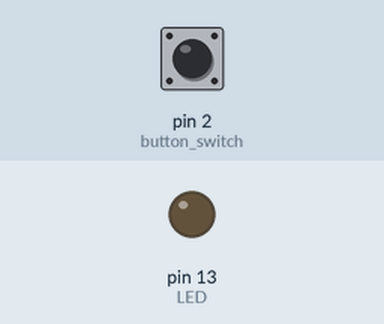
This sketch was run on a simulated Arduino Uno, built with avr-gcc and run on an emulated ATmega328P. Shown: output pins drawn as LEDs (lit = HIGH). Inputs (shaded band) come from the test bench; at power-on: pin 2 (button_switch) LOW.

Above: at 1.2 s.
1.3 s: pin 2 (button_switch) pulled HIGH for 0.15 s
At 1.9 s:
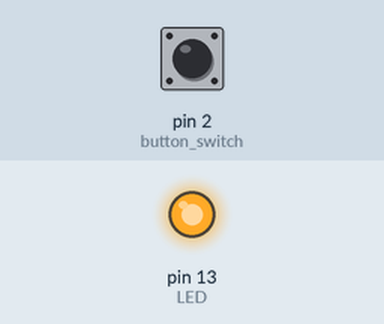
2.9 s: pin 2 (button_switch) pulled HIGH for 1 s
At 4.4 s:
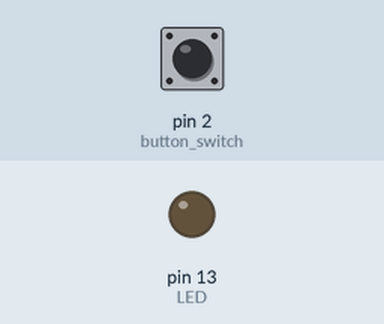
5.4 s: pin 2 (button_switch) pulled HIGH for 3.2 s
At 9.2 s:
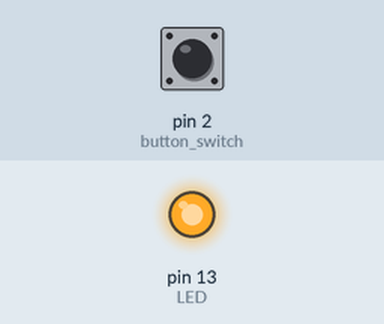
Timing chart, 0 to 10.7 s (numbered marks = the images above; inputs shaded):
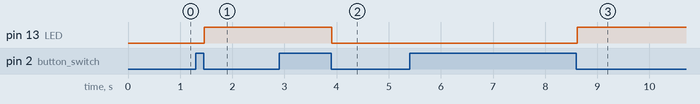

Measured:
- after the input at 1.3 s, pin 13 (LED): LOW → HIGH after 0.16 s
- after the input at 2.9 s, pin 13 (LED): HIGH → LOW after 1.0 s
- after the input at 5.4 s, pin 13 (LED): LOW → HIGH after 3.2 s

The sketch:

interrupt_handling_for_button_switch.ino
```cpp
// (licence header left out)
#define LED                         LED_BUILTIN  // digital pin connected to LED, for testing of switch code only
bool    led_status =                        LOW; // start with LED off, for testing of switch code only

int     button_switch =                       2; // external interrupt pin

#define switched                            true // value if the button switch has been pressed
#define triggered                           true // controls interrupt handler
#define interrupt_trigger_type            RISING // interrupt triggered on a RISING input
#define debounce                              10 // time to wait in milli secs

volatile  bool interrupt_process_status = {
  !triggered                                     // start with no switch press pending, ie false (!triggered)
};
bool initialisation_complete =            false; // inhibit any interrupts until initialisation is complete

//
// ISR for handling interrupt triggers arising from associated button switch
//
void button_interrupt_handler()
{
  if (initialisation_complete == true)
  { //  all variables are initialised so we are okay to continue to process this interrupt
    if (interrupt_process_status == !triggered) {
      // new interrupt so okay start a new button read process -
      // now need to wait for button release plus debounce period to elapse
      // this will be done in the button_read function
      if (digitalRead(button_switch) == HIGH) {
        // button pressed, so we can start the read on/off + debounce cycle wich will
        // be completed by the button_read() function.
        interrupt_process_status = triggered;  // keep this ISR 'quiet' until button read fully completed
      }
    }
  }
} // end of button_interrupt_handler

bool read_button() {
  int button_reading;
  // static variables because we need to retain old values between function calls
  static bool     switching_pending = false;
  static long int elapse_timer;
  if (interrupt_process_status == triggered) {
    // interrupt has been raised on this button so now need to complete
    // the button read process, ie wait until it has been released
    // and debounce time elapsed
    button_reading = digitalRead(button_switch);
    if (button_reading == HIGH) {
      // switch is pressed, so start/restart wait for button relealse, plus end of debounce process
      switching_pending = true;
      elapse_timer = millis(); // start elapse timing for debounce checking
    }
    if (switching_pending && button_reading == LOW) {
      // switch was pressed, now released, so check if debounce time elapsed
      if (millis() - elapse_timer >= debounce) {
        // dounce time elapsed, so switch press cycle complete
        switching_pending = false;             // reset for next button press interrupt cycle
        interrupt_process_status = !triggered; // reopen ISR for business now button on/off/debounce cycle complete
        return switched;                       // advise that switch has been pressed
      }
    }
  }
  return !switched; // either no press request or debounce period not elapsed
} // end of read_button function

void setup() {
  pinMode(LED, OUTPUT);
  pinMode(button_switch, INPUT);
  attachInterrupt(digitalPinToInterrupt(button_switch),
                  button_interrupt_handler,
                  interrupt_trigger_type);
  initialisation_complete = true; // open interrupt processing for business
} // end of setup function

void loop() {
  // test buton switch and process if pressed
  if (read_button() == switched) {
    // button on/off cycle now complete, so flip LED between HIGH and LOW
    led_status = HIGH - led_status; // toggle state
    digitalWrite(LED, led_status);
  } else {
    // do other things....

  }
}
```
